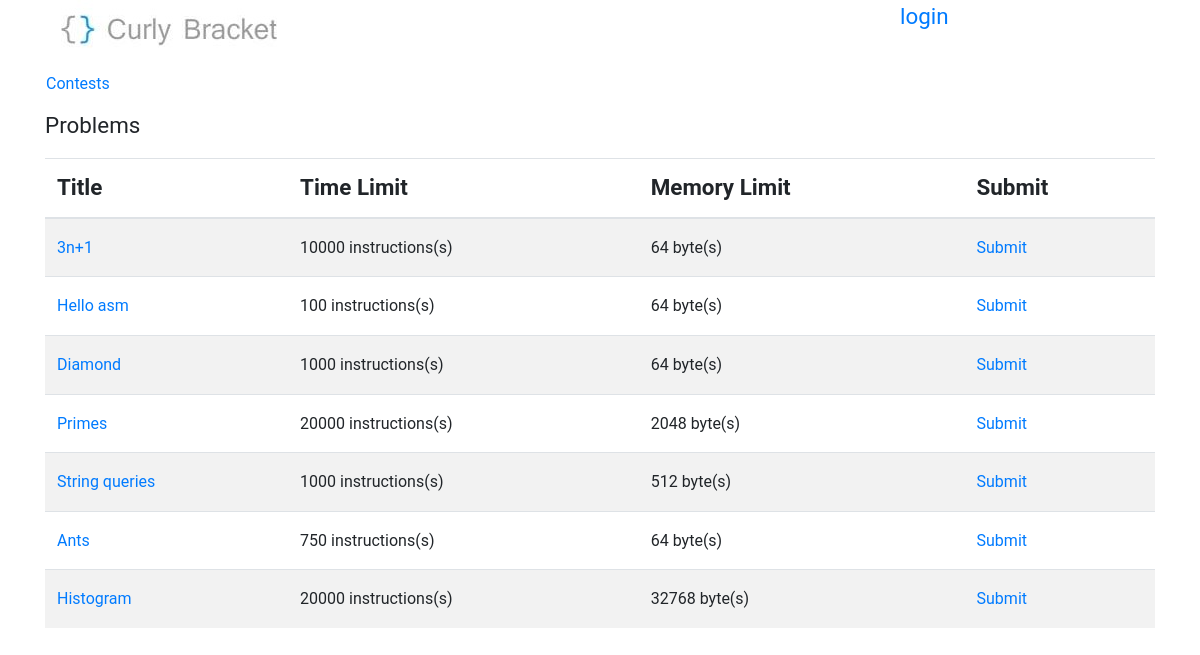
The app's page /problems/ with its own data.
### BracketsOJ/models.py (models this page shows, shortened)
class problem(models.Model):
    title = models.CharField(max_length=50)
    time_limit = models.IntegerField(default=100)
    memory_limit = models.IntegerField(default=64)
    statement = models.CharField(max_length=1500)
    input_section = models.CharField(max_length=500)
    output_section = models.CharField(max_length=500)
    samples = models.IntegerField(default=1)
    notes = models.CharField(max_length=200, blank=True, null=True)
    added = models.DateField(auto_now_add=True, blank=True)
    contest = models.ForeignKey(contest, on_delete=models.SET_NULL, null=True, blank=True)
    checker = models.CharField(max_length=50, default='ecmp')

### BracketsOJ/views.py (the view)
# urls.py: re_path(r'problems/?', views.problemsView, name='problems'),
def problemsView(request):
    problems = problem.objects.filter(Q(contest=None) | Q(contest__start_date__lte=datetime.now()))
    try:
        return render(request, 'problems.html', {'problems': problems})
    except:
        raise SuspiciousOperation()

### templates/problems.html (shortened to what this page needs)
{% extends "base.html" %}
{% block content %}
        <div>
            <nav class="row nav problem-text">
                <a class="nav-link" href="/contests">Contests</a>
            </nav>
        </div>
        <div>
            <p>Problems</p>
            <div class="table-responsive">
                <table class="table table-striped">
                    <thead>
                        <tr>
                            <th colspan="2">
                                Title
                            </th>
                            <th>
                                Time Limit
                            </th>
                            <th>
                                Memory Limit
                            </th>
                            <th>
                                Submit
                            </th>
                        </tr>
                    </thead>
                    <tbody class="problem-text">
                    {% for problem in problems %}
                        <tr>
                            <td colspan="2">
                                <a href="problem/{{ problem.id }}">{{ problem.title }}</a>
                            </td>
                            <td>
                                {{ problem.time_limit }} instructions(s)
                            </td>
                            <td>
                                {{ problem.memory_limit }} byte(s)
                            </td>
                            <td>
                                <a href="problem/{{ problem.id }}/submit">Submit</a>
                            </td>
                        </tr>
                    {% endfor %}
                    </tbody>
                </table>
            </div>
        </div>
{% endblock content %}

### templates/base.html (style rules this page uses)
body { line-height: 1.5em; font-size: 1.4rem; font-family: "Roboto", "Lucida Grande", Verdana, Arial, sans-serif; padding-bottom: 47px; }
.problem-text { font-size: 1rem; }

### records on screen
problem: title "3n+1", time_limit "10000", memory_limit "64"
problem: title "Hello asm", time_limit "100", memory_limit "64"
problem: title "Diamond", time_limit "1000", memory_limit "64"
problem: title "Primes", time_limit "20000", memory_limit "2048"
problem: title "String queries", time_limit "1000", memory_limit "512"
problem: title "Ants", time_limit "750", memory_limit "64"
problem: title "Histogram", time_limit "20000", memory_limit "32768"
